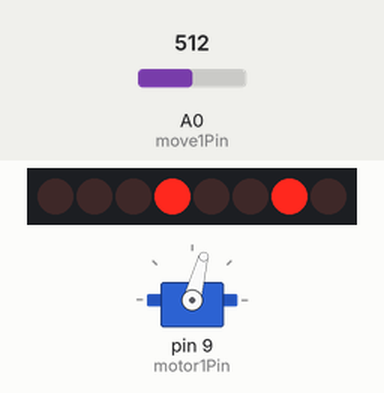
This sketch was run on a simulated Arduino Uno, built with avr-gcc and run on an emulated ATmega328P. Shown: 8 shift-register outputs drawn as a row of LEDs (first output left, lit = HIGH), servo. Wiring (inferred from the names in the program): shift register (74HC595): data pin 10; shift clock pin 11; latch pin 12. Wiring (inferred from the signals the program sends): row of LEDs: on Q0, Q1, Q2, Q3, Q4, Q5, Q6, Q7. The test bench sets the inputs (shaded band); at power-on: A0 (move1Pin) = 512.

Above: at 1.2 s.
1.3 s: A0 (move1Pin) set to 716
At 2.5 s:
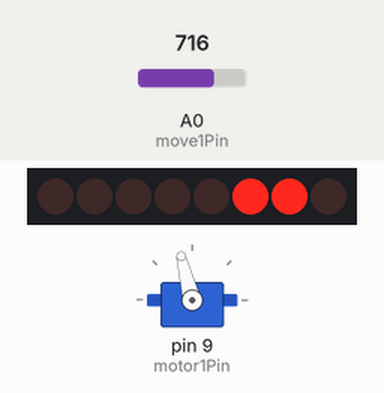
2.8 s: A0 (move1Pin) set to 1023
At 3.9 s:
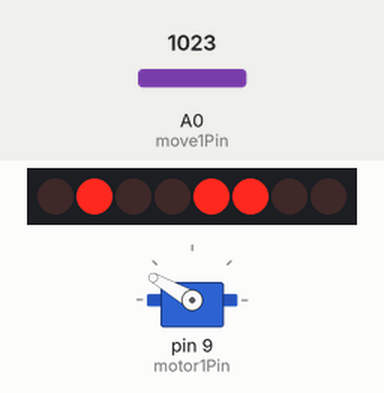
4.3 s: A0 (move1Pin) set to 306
At 5.2 s:
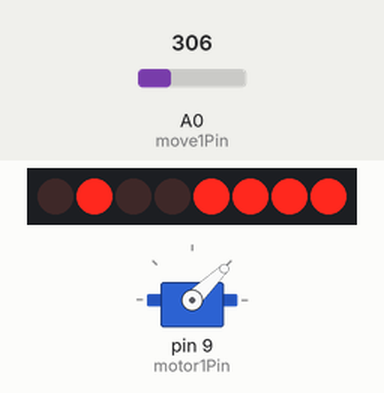
5.8 s: A0 (move1Pin) set to 0
At 6.5 s:
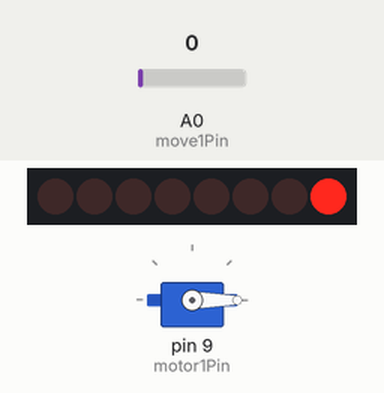
7.3 s: A0 (move1Pin) set to 160
At 7.8 s:
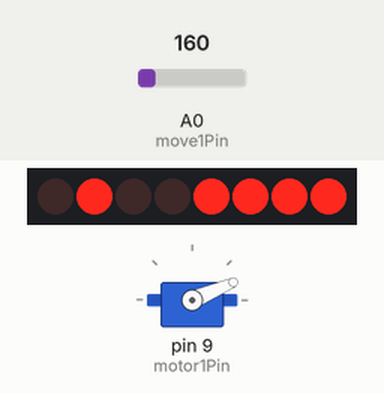
Timing chart, 0 to 9.8 s (numbered marks = the images above; inputs shaded):
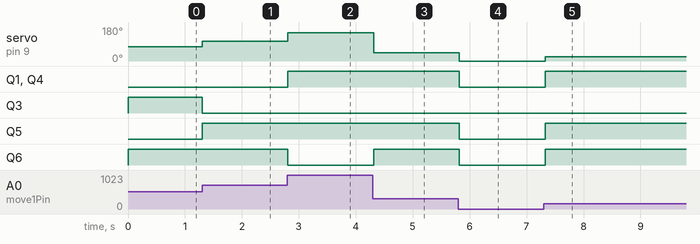

Measured:
- after the input at 1.3 s, servo on pin 9 (motor1Pin): 75° → 104° at once; Q3: HIGH → LOW at once; Q5: LOW → HIGH at once
- after the input at 2.8 s, servo on pin 9 (motor1Pin): 104° → 150° at once; Q1, Q4: LOW → HIGH at once; Q6: HIGH → LOW at once
- after the input at 4.3 s, servo on pin 9 (motor1Pin): 150° → 44° at once; Q6: LOW → HIGH at once
- after the input at 5.8 s, servo on pin 9 (motor1Pin): 44° → 0° at once; Q1, Q4–6: HIGH → LOW at once
- after the input at 7.3 s, servo on pin 9 (motor1Pin): 0° → 23° at once; Q1, Q4–6: LOW → HIGH at once

The sketch:

motor_segment.ino
```cpp
#include <Servo.h>
#include "info.h"

void load(char);

Servo motor1;
unsigned short pos = 0;
char data;

char num0 = 0b00000001;
char num1 = 0b01001111;
char num2 = 0b00010010;
char num3 = 0b00000110;
char num4 = 0b01001100;
char num5 = 0b00100100;
char num6 = 0b00100000;
char num7 = 0b00001101;
char num8 = 0b00000000;
char num9 = 0b00000100;

void setup() {
  motor1.attach(motor1Pin);
  pinMode(latchPin, OUTPUT);
  pinMode(clockPin, OUTPUT);
  pinMode(dataPin, OUTPUT);
}

void loop() {
  pos = analogRead(A0);
  pos = map(pos, 0, 1023, 0, 150);
  motor1.write(pos);
  if (pos == 0) {
    data = num0;
    load(data);
  }
  else if (pos > 0 && pos < 50) {
    data = num1;
    load(data);
  }
  else if (pos >= 50 && pos < 100) {
    data = num2;
    load(data);
  }
  else if (pos >= 100 && pos < 150) {
    data = num3;
    load(data);
  }
  else {
    data = num4;
    load(data);
  }
  delay(100);
}

void load(char data) {
  digitalWrite(latchPin, LOW);
  shiftOut(dataPin, clockPin, LSBFIRST, data);
  digitalWrite(latchPin, HIGH);
}
```

info.h
```cpp
#define latchPin 12
#define clockPin 11
#define dataPin 10
#define motor1Pin 9
#define move1Pin A0
```
